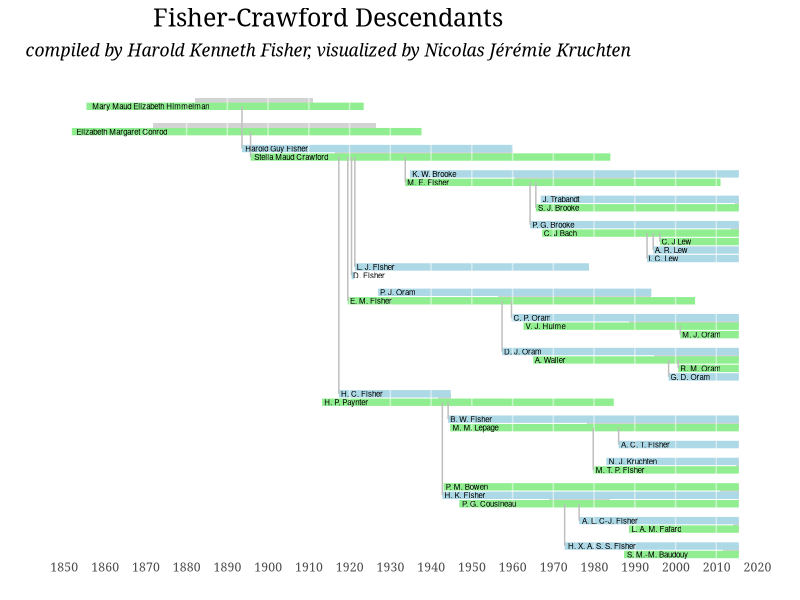

Source code (R):
setwd("~/workspace/fishercrawford")

library(ggplot2)
library(grid)
library(scales)

people <- read.csv("fisher_crawford_people.csv", stringsAsFactors=FALSE)
marriages <- read.csv("fisher_crawford_marriages.csv", stringsAsFactors=FALSE)
births <- read.csv("fisher_crawford_births.csv", stringsAsFactors=FALSE)
people$start = as.Date(people$start) 
people$end = as.Date(people$end) 
births$date = as.Date(births$date) 
marriages$start = as.Date(marriages$start) 
marriages$end = as.Date(marriages$end) 


cairo_pdf(height=8,width=10.5)
ggplot() +
  geom_rect(data=marriages, fill='lightgrey', aes(xmin=start, xmax=end, ymin=p1, ymax=p2)) +
  geom_segment(data=people, aes(x=start, xend=end, y=initials, yend=initials,
                                color=gender),
               size=2.5) +
  geom_vline(xintercept=seq(
    as.numeric(as.Date("1850-01-01")), as.numeric(as.Date("2020-01-01")), by=10*365),
             color='white', alpha=0.5) +
  geom_segment(data=births, color='grey', size=0.5,
               aes(x=date, xend=date, y=mother, yend=child), color='grey') +
  geom_text(data=people, hjust=-0.05, family="Helvetica Neue", size=2,
            aes(label=name, x=start, y=initials)) +
  scale_colour_manual(values = c("white","lightgreen", "lightblue")) +
  scale_y_discrete(breaks = NULL, name= "", limits = rev(people$initials)) + 
  scale_x_date(breaks = "10 year", minor_breaks=NULL, labels = date_format("%Y"),
               limits = c(as.Date("1849-01-01"), as.Date("2020-01-01")), name= "") + 
  theme(legend.position='none', panel.background=element_blank(),
        text=element_text(family="Georgia"), 
        axis.ticks.length= unit(0,units='cm'),
        plot.title = element_text(size=18, vjust=1)
        ) +
  labs(title=expression(atop(
    "Fisher-Crawford Descendants",
    atop(italic("compiled by Harold Kenneth Fisher, visualized by Nicolas Jérémie Kruchten"), ""))))
dev.off()
